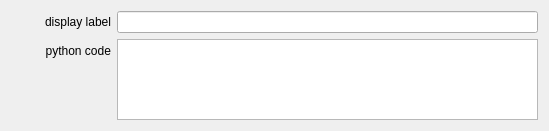
<?xml version="1.0" encoding="UTF-8"?>
<ui version="4.0">
 <class>edit</class>
 <widget class="QWidget" name="edit">
  <property name="geometry">
   <rect>
    <x>0</x>
    <y>0</y>
    <width>549</width>
    <height>131</height>
   </rect>
  </property>
  <property name="windowTitle">
   <string>Form</string>
  </property>
  <layout class="QFormLayout" name="edit_layout">
   <item row="0" column="0">
    <widget class="QLabel" name="displayLabelLabel">
     <property name="minimumSize">
      <size>
       <width>100</width>
       <height>0</height>
      </size>
     </property>
     <property name="text">
      <string>display label</string>
     </property>
     <property name="alignment">
      <set>Qt::AlignRight|Qt::AlignTrailing|Qt::AlignVCenter</set>
     </property>
    </widget>
   </item>
   <item row="0" column="1">
    <widget class="QLineEdit" name="cfg_label">
     <property name="text">
      <string notr="true"/>
     </property>
    </widget>
   </item>
   <item row="1" column="0">
    <widget class="QLabel" name="displayLabelLabel_3">
     <property name="minimumSize">
      <size>
       <width>100</width>
       <height>0</height>
      </size>
     </property>
     <property name="text">
      <string>python code</string>
     </property>
     <property name="alignment">
      <set>Qt::AlignRight|Qt::AlignTrailing|Qt::AlignVCenter</set>
     </property>
    </widget>
   </item>
   <item row="1" column="1">
    <widget class="A2CodeField" name="cfg_code"/>
   </item>
  </layout>
 </widget>
 <customwidgets>
  <customwidget>
   <class>A2CodeField</class>
   <extends>QPlainTextEdit</extends>
   <header>a2widget</header>
  </customwidget>
 </customwidgets>
 <resources/>
 <connections/>
</ui>
